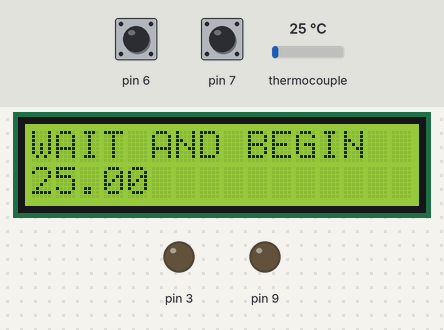
This sketch was run on a simulated Arduino Uno, built with avr-gcc and run on an emulated ATmega328P. Parts: 16×2 character LCD, output pins drawn as LEDs (lit = HIGH). Dashed ring = blinking. Inputs (shaded band) come from the test bench; at power-on: pin 6 HIGH, thermocouple 25 °C, pin 7 HIGH. What the sketch prints to the serial monitor is not drawn.

Above: at 2.2 s.
2.3 s: pin 6 pulled LOW for 1.15 s
At 3.9 s:
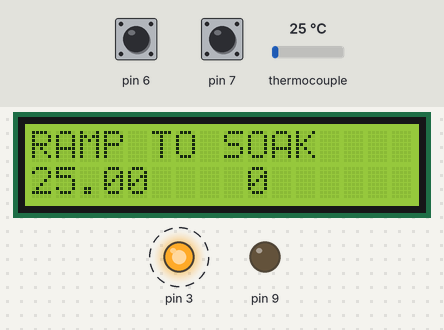
5.9 s: thermocouple set to 107 °C
At 7.27 s:
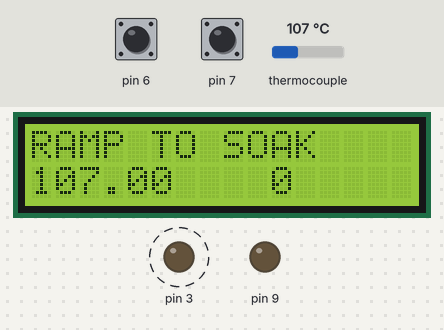
8.5 s: thermocouple set to 113 °C
At 12.3 s:
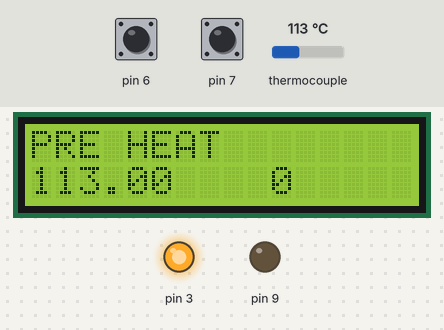
12.6 s: thermocouple set to 117 °C
At 15.1 s:
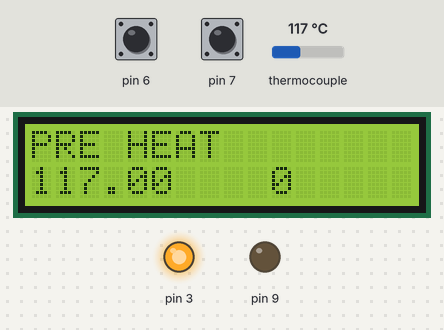
16.0 s: thermocouple set to 123 °C
At 17.9 s:
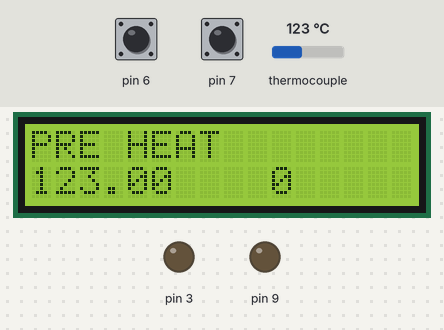
Timing chart, 0 to 19.4 s (numbered marks = the images above; inputs shaded):
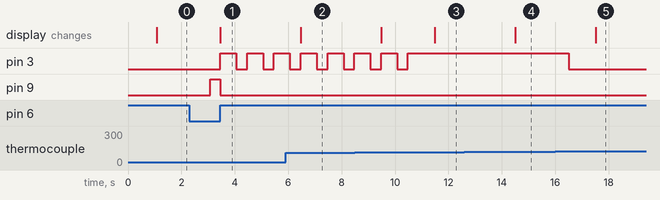

Measured:
- the behaviour switches between 110 and 111 °C on thermocouple (found by bisection; images 2 and 3)
- the behaviour switches between 119 and 120 °C on thermocouple (found by bisection; images 4 and 5)
- after the input at 2.3 s, pin 3: alternates HIGH for 0.60 s and LOW for 0.40 s, starting after 1.2 s; pin 9: LOW → HIGH after 0.78 s, → LOW 0.37 s later; the display: changes after 1.2 s (image 1)
- after the input at 5.9 s, the display: changes after 0.57 s (image 2)
- after the input at 8.5 s, pin 3: goes on until 10.5 s, then stays HIGH; the display: first changes after 0.98 s (image 3 shows a later state)
- after the input at 12.6 s, the display: changes after 1.9 s (image 4)
- after the input at 16.0 s, pin 3: HIGH → LOW after 0.52 s; the display: changes after 1.5 s (image 5)

The sketch:

ReflowOwen.ino
```cpp
#include "max6675.h"
#include <LiquidCrystal.h>


int ktcSO = 12;
int ktcCS = 10;
int ktcCLK = 13;

MAX6675 ktc(ktcCLK, ktcCS, ktcSO);
LiquidCrystal lcd(A5, A4, A3, A2, A1, A0);

#define RAMP_TO_SOAK  2
#define PRE_HEAT      3
#define RAMP_TO_PEAK  4
#define REFLOW        5
#define COOLING       6

struct setting
{
  float TempUpInOneSecond;
  uint16_t MaxTempInMode;
  uint8_t TimeRun; // Sencond
  float Kp;
  float Ki;
  float Kd;
};

uint16_t set_temp;


void LoadSetting()
{
  setting RampToSoak;
  setting PreHeat;
  setting RampToPeak;
  setting Reflow;
  setting Cooling;

  RampToSoak.TempUpInOneSecond = 2;
  RampToSoak.MaxTempInMode = 150;
  RampToSoak.TimeRun = 180;
  RampToSoak.Kp = 50;
  RampToSoak.Ki = 2;
  RampToSoak.Kd = 5;

  PreHeat.TempUpInOneSecond = 0.5;
  PreHeat.MaxTempInMode = 180;
  PreHeat.TimeRun = 90;
  PreHeat.Kp = 10;
  PreHeat.Ki =0;
  PreHeat.Kd=0;


}


void ControlSSR(uint8_t duty)
{
    digitalWrite(3,1);
    delay(10*duty);
    digitalWrite(3,0);
    delay(1000-10*duty);
}

float read_temp;

void setup() {
  // put your setup code here, to run once:

 Serial.begin(9600);
 read_temp = ktc.readCelsius();
 lcd.begin(16,2);
 lcd.setCursor(0,0);
 lcd.print("Reflow Owen");
 pinMode(3,OUTPUT);
 pinMode(9,OUTPUT);
 digitalWrite(3,0);
 pinMode(6,INPUT_PULLUP);
 pinMode(7,INPUT_PULLUP);
 pinMode(8,INPUT_PULLUP);
 LoadSetting();
 delay(1000);

}

uint32_t count;
uint8_t state;

void loop() {
  // put your main code here, to run repeatedly:

  if(state!=5)
  {
  read_temp = ktc.readCelsius();
  }
  Serial.println(read_temp);


  if(digitalRead(6) == 0)
  {

    while(digitalRead(6) == 0) {digitalWrite(9,1);};
    digitalWrite(9,0);
    state++;
    if(state>2) state=0;
  }

  if(digitalRead(7) == 0)
  {

    while(digitalRead(7) == 0) {digitalWrite(9,1);};
    if(state==5) state=0;
    else state = 5;

   digitalWrite(9,0);
  }


  if(state==0)
  {
    lcd.setCursor(0,0);
    lcd.print("WAIT AND BEGIN");
    lcd.setCursor(0,1);
    lcd.print(read_temp);
    lcd.print("        ");
    digitalWrite(3,0);
    delay(1000);
  }
  else if(state == 1)
  {
    if(read_temp>110) state=2;
    lcd.setCursor(0,0);
    lcd.print("RAMP TO SOAK  ");
    lcd.setCursor(0,1);
    lcd.print(read_temp);
    lcd.print("    ");
    lcd.print(set_temp);
    if(read_temp >100) ControlSSR(60);
    else ControlSSR(60);

  }
  else if(state == 2)
  {
    int i=70;
    while(i>1)
    {
     read_temp = ktc.readCelsius();
     Serial.println(read_temp);
     if(read_temp<130)
     {
      if (read_temp<120) digitalWrite(3,1);
      else digitalWrite(3,0);
     }
     else digitalWrite(3,0);
     delay(1000);
     lcd.setCursor(0,0);
     lcd.print("PRE HEAT    ");
     lcd.setCursor(0,1);
     lcd.print(read_temp);
     lcd.print("    ");
     lcd.print(set_temp);
     i--;
    }
    state=3;
  }
  else if(state == 3)
  {

    lcd.setCursor(0,0);
    lcd.print("REFLOW ZONE     ");
    lcd.setCursor(0,1);
    lcd.print(read_temp);
    lcd.print("    ");
    lcd.print(set_temp);
    digitalWrite(3,1);
    delay(1000);
    if(read_temp>230)
    {
      digitalWrite(9,1);
      delay(5000);
      state=4;
      digitalWrite(3,0);
      digitalWrite(9,0);
    }
  }
  else if(state == 4)
  {
    lcd.setCursor(0,0);
    lcd.print("OPEN DOOR     ");
    lcd.setCursor(0,1);
    lcd.print(read_temp);
    lcd.print("    ");
    lcd.print(set_temp);
    digitalWrite(3,0);
    delay(1000);

  }
  else if (state==5)
  {
    lcd.setCursor(0,0);
    lcd.print("HAND MODE       ");
    lcd.setCursor(0,1);
    lcd.print(read_temp);

    count++;
    delay(10);
    if(count>150)
    {
      count=0;
      read_temp = ktc.readCelsius();
    }
    if(digitalRead(8) == 0)
    {
      while(digitalRead(8) == 0){};
      if(digitalRead(3)==0)
      {
        digitalWrite(3,1);
        lcd.print(" HEAT ON ");
      }
      else
      {
        digitalWrite(3,0);
        lcd.print(" HEAT OFF");
      }
    }
  }


}
```
